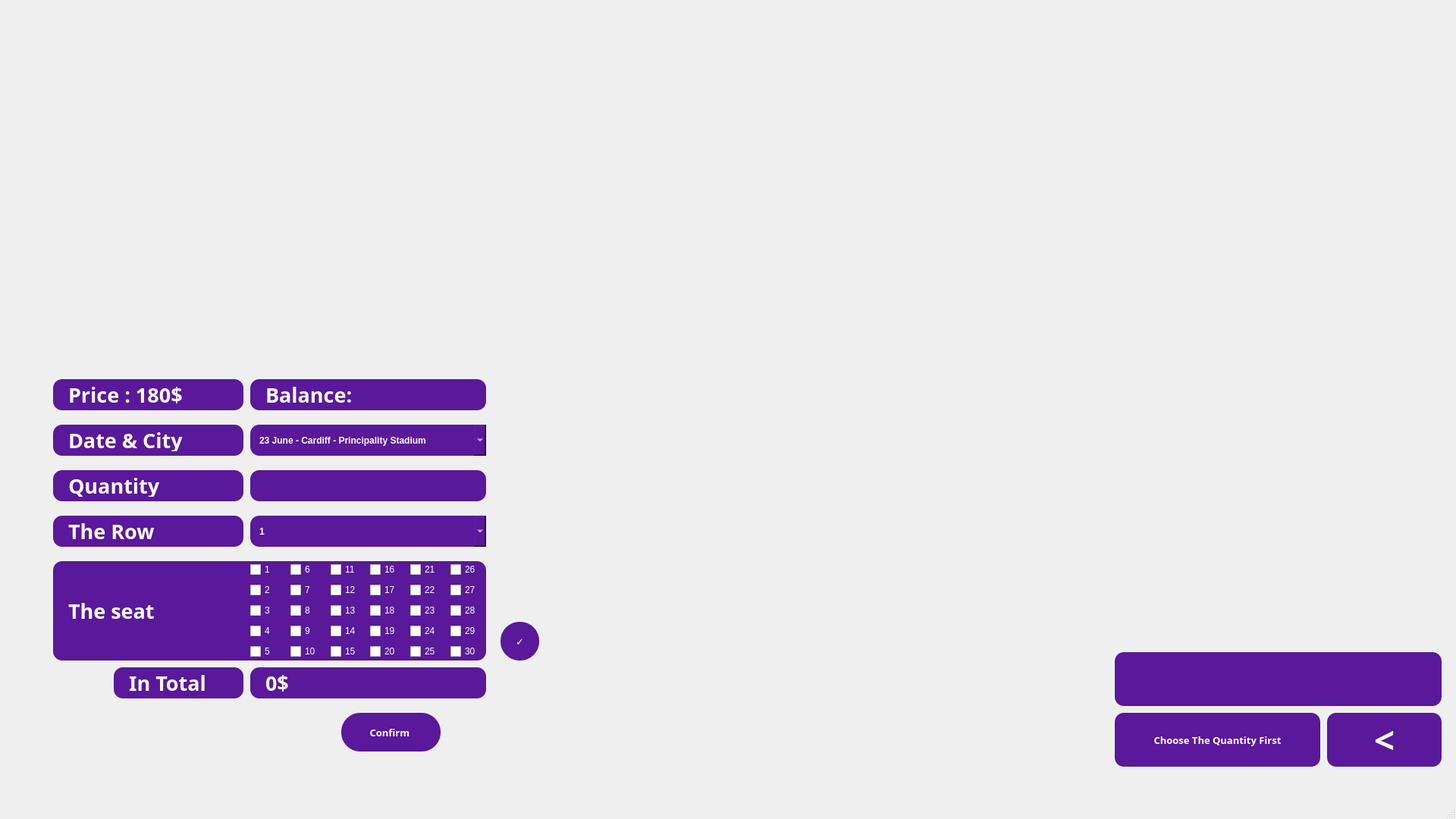
<?xml version="1.0" encoding="UTF-8"?>
<ui version="4.0">
 <class>LanaPage</class>
 <widget class="QMainWindow" name="LanaPage">
  <property name="geometry">
   <rect>
    <x>0</x>
    <y>0</y>
    <width>1920</width>
    <height>1080</height>
   </rect>
  </property>
  <property name="minimumSize">
   <size>
    <width>1920</width>
    <height>1080</height>
   </size>
  </property>
  <property name="maximumSize">
   <size>
    <width>1920</width>
    <height>1080</height>
   </size>
  </property>
  <property name="windowTitle">
   <string>MainWindow</string>
  </property>
  <widget class="QWidget" name="centralwidget">
   <widget class="QLabel" name="label">
    <property name="geometry">
     <rect>
      <x>0</x>
      <y>-40</y>
      <width>1920</width>
      <height>1080</height>
     </rect>
    </property>
    <property name="sizePolicy">
     <sizepolicy hsizetype="Preferred" vsizetype="Preferred">
      <horstretch>0</horstretch>
      <verstretch>0</verstretch>
     </sizepolicy>
    </property>
    <property name="minimumSize">
     <size>
      <width>1920</width>
      <height>1080</height>
     </size>
    </property>
    <property name="maximumSize">
     <size>
      <width>1920</width>
      <height>1080</height>
     </size>
    </property>
    <property name="text">
     <string/>
    </property>
    <property name="pixmap">
     <pixmap>LanaPage.png</pixmap>
    </property>
   </widget>
   <widget class="QPushButton" name="LanaBackBtn">
    <property name="geometry">
     <rect>
      <x>1750</x>
      <y>940</y>
      <width>151</width>
      <height>71</height>
     </rect>
    </property>
    <property name="font">
     <font>
      <family>Rockwell</family>
      <pointsize>36</pointsize>
      <weight>75</weight>
      <bold>true</bold>
     </font>
    </property>
    <property name="styleSheet">
     <string notr="true">
    background-color: #5A189A;
    color: white;
    border-radius: 12px;
    padding: 6px 12px;
    font-weight: bold;

</string>
    </property>
    <property name="text">
     <string>&lt;</string>
    </property>
   </widget>
   <widget class="QComboBox" name="DateLanaComboBox">
    <property name="geometry">
     <rect>
      <x>330</x>
      <y>560</y>
      <width>311</width>
      <height>41</height>
     </rect>
    </property>
    <property name="styleSheet">
     <string notr="true">
    background-color: #5A189A;
    color: white;
    border-radius: 12px;
    padding: 6px 12px;
    font-weight: bold;

</string>
    </property>
    <item>
     <property name="text">
      <string>23 June - Cardiff - Principality Stadium</string>
     </property>
    </item>
    <item>
     <property name="text">
      <string>26 June - Glasgow - Hampden Park</string>
     </property>
    </item>
    <item>
     <property name="text">
      <string>28 June - Liverpool - Anfield Stadium</string>
     </property>
    </item>
    <item>
     <property name="text">
      <string>30 June - Dublin - Aviva Stadium</string>
     </property>
    </item>
    <item>
     <property name="text">
      <string>3 July - London - Wembley Staidum</string>
     </property>
    </item>
    <item>
     <property name="text">
      <string>4 July - London - Wembley Staidum</string>
     </property>
    </item>
   </widget>
   <widget class="QLabel" name="LanaPriceLabel">
    <property name="geometry">
     <rect>
      <x>70</x>
      <y>500</y>
      <width>251</width>
      <height>41</height>
     </rect>
    </property>
    <property name="font">
     <font>
      <family>Rockwell</family>
      <pointsize>20</pointsize>
      <weight>75</weight>
      <bold>true</bold>
     </font>
    </property>
    <property name="styleSheet">
     <string notr="true">QLabel {
    background-color: #5A189A;
    color: white;
    border-radius: 12px;
    padding: 6px 12px;
    font-weight: bold;
}
</string>
    </property>
    <property name="text">
     <string>Price : 180$</string>
    </property>
   </widget>
   <widget class="QLabel" name="DateLanaLabel">
    <property name="geometry">
     <rect>
      <x>70</x>
      <y>560</y>
      <width>251</width>
      <height>41</height>
     </rect>
    </property>
    <property name="font">
     <font>
      <family>Rockwell</family>
      <pointsize>20</pointsize>
      <weight>75</weight>
      <bold>true</bold>
     </font>
    </property>
    <property name="styleSheet">
     <string notr="true">QLabel {
    background-color: #5A189A;
    color: white;
    border-radius: 12px;
    padding: 6px 12px;
    font-weight: bold;
}
</string>
    </property>
    <property name="text">
     <string>Date &amp; City</string>
    </property>
   </widget>
   <widget class="QLabel" name="QuantityLanaLabel">
    <property name="geometry">
     <rect>
      <x>70</x>
      <y>620</y>
      <width>251</width>
      <height>41</height>
     </rect>
    </property>
    <property name="font">
     <font>
      <family>Rockwell</family>
      <pointsize>20</pointsize>
      <weight>75</weight>
      <bold>true</bold>
     </font>
    </property>
    <property name="styleSheet">
     <string notr="true">QLabel {
    background-color: #5A189A;
    color: white;
    border-radius: 12px;
    padding: 6px 12px;
    font-weight: bold;
}
</string>
    </property>
    <property name="text">
     <string>Quantity</string>
    </property>
   </widget>
   <widget class="QPushButton" name="ConfirmLanaBtn">
    <property name="geometry">
     <rect>
      <x>450</x>
      <y>940</y>
      <width>131</width>
      <height>51</height>
     </rect>
    </property>
    <property name="font">
     <font>
      <family>Rockwell</family>
      <pointsize>10</pointsize>
      <weight>75</weight>
      <bold>true</bold>
     </font>
    </property>
    <property name="styleSheet">
     <string notr="true">
    background-color: #5A189A;
    color: white;
    border-radius: 25px;
    padding: 6px 12px;
    font-weight: bold;

</string>
    </property>
    <property name="text">
     <string>Confirm </string>
    </property>
   </widget>
   <widget class="QLabel" name="RowLanaLabel">
    <property name="geometry">
     <rect>
      <x>70</x>
      <y>680</y>
      <width>251</width>
      <height>41</height>
     </rect>
    </property>
    <property name="font">
     <font>
      <family>Rockwell</family>
      <pointsize>20</pointsize>
      <weight>75</weight>
      <bold>true</bold>
     </font>
    </property>
    <property name="styleSheet">
     <string notr="true">QLabel {
    background-color: #5A189A;
    color: white;
    border-radius: 12px;
    padding: 6px 12px;
    font-weight: bold;
}
</string>
    </property>
    <property name="text">
     <string>The Row</string>
    </property>
   </widget>
   <widget class="QLabel" name="SeatLanaLabel">
    <property name="geometry">
     <rect>
      <x>70</x>
      <y>740</y>
      <width>571</width>
      <height>131</height>
     </rect>
    </property>
    <property name="font">
     <font>
      <family>Rockwell</family>
      <pointsize>20</pointsize>
      <weight>75</weight>
      <bold>true</bold>
     </font>
    </property>
    <property name="styleSheet">
     <string notr="true">QLabel {
    background-color: #5A189A;
    color: white;
    border-radius: 12px;
    padding: 6px 12px;
    font-weight: bold;
}
</string>
    </property>
    <property name="text">
     <string>The seat</string>
    </property>
   </widget>
   <widget class="QComboBox" name="RowLanaComboBox">
    <property name="geometry">
     <rect>
      <x>330</x>
      <y>680</y>
      <width>311</width>
      <height>41</height>
     </rect>
    </property>
    <property name="styleSheet">
     <string notr="true">
    background-color: #5A189A;
    color: white;
    border-radius: 12px;
    padding: 6px 12px;
    font-weight: bold;

</string>
    </property>
    <item>
     <property name="text">
      <string>1</string>
     </property>
    </item>
    <item>
     <property name="text">
      <string>2</string>
     </property>
    </item>
    <item>
     <property name="text">
      <string>3</string>
     </property>
    </item>
    <item>
     <property name="text">
      <string>4</string>
     </property>
    </item>
    <item>
     <property name="text">
      <string>5</string>
     </property>
    </item>
    <item>
     <property name="text">
      <string>6</string>
     </property>
    </item>
    <item>
     <property name="text">
      <string>7</string>
     </property>
    </item>
    <item>
     <property name="text">
      <string>8</string>
     </property>
    </item>
    <item>
     <property name="text">
      <string>9</string>
     </property>
    </item>
    <item>
     <property name="text">
      <string>10</string>
     </property>
    </item>
    <item>
     <property name="text">
      <string>11</string>
     </property>
    </item>
    <item>
     <property name="text">
      <string>12</string>
     </property>
    </item>
    <item>
     <property name="text">
      <string>13</string>
     </property>
    </item>
    <item>
     <property name="text">
      <string>14</string>
     </property>
    </item>
    <item>
     <property name="text">
      <string>15</string>
     </property>
    </item>
    <item>
     <property name="text">
      <string>16</string>
     </property>
    </item>
    <item>
     <property name="text">
      <string>17</string>
     </property>
    </item>
    <item>
     <property name="text">
      <string>18</string>
     </property>
    </item>
    <item>
     <property name="text">
      <string>19</string>
     </property>
    </item>
    <item>
     <property name="text">
      <string>20</string>
     </property>
    </item>
    <item>
     <property name="text">
      <string>21</string>
     </property>
    </item>
    <item>
     <property name="text">
      <string>22</string>
     </property>
    </item>
    <item>
     <property name="text">
      <string>23</string>
     </property>
    </item>
    <item>
     <property name="text">
      <string>24</string>
     </property>
    </item>
    <item>
     <property name="text">
      <string>25</string>
     </property>
    </item>
    <item>
     <property name="text">
      <string>26</string>
     </property>
    </item>
    <item>
     <property name="text">
      <string>27</string>
     </property>
    </item>
    <item>
     <property name="text">
      <string>28</string>
     </property>
    </item>
    <item>
     <property name="text">
      <string>29</string>
     </property>
    </item>
    <item>
     <property name="text">
      <string>30</string>
     </property>
    </item>
   </widget>
   <widget class="QLabel" name="TotalLanaLabel">
    <property name="geometry">
     <rect>
      <x>150</x>
      <y>880</y>
      <width>171</width>
      <height>41</height>
     </rect>
    </property>
    <property name="font">
     <font>
      <family>Rockwell</family>
      <pointsize>20</pointsize>
      <weight>75</weight>
      <bold>true</bold>
     </font>
    </property>
    <property name="styleSheet">
     <string notr="true">QLabel {
    background-color: #5A189A;
    color: white;
    border-radius: 12px;
    padding: 6px 12px;
    font-weight: bold;
}
</string>
    </property>
    <property name="text">
     <string>In Total</string>
    </property>
   </widget>
   <widget class="QLabel" name="TotalLanaLabelValue">
    <property name="geometry">
     <rect>
      <x>330</x>
      <y>880</y>
      <width>311</width>
      <height>41</height>
     </rect>
    </property>
    <property name="font">
     <font>
      <family>Rockwell</family>
      <pointsize>20</pointsize>
      <weight>75</weight>
      <bold>true</bold>
     </font>
    </property>
    <property name="styleSheet">
     <string notr="true">QLabel {
    background-color: #5A189A;
    color: white;
    border-radius: 12px;
    padding: 6px 12px;
    font-weight: bold;
}
</string>
    </property>
    <property name="text">
     <string>0$</string>
    </property>
   </widget>
   <widget class="QPushButton" name="PayLanaBtn">
    <property name="enabled">
     <bool>false</bool>
    </property>
    <property name="geometry">
     <rect>
      <x>1470</x>
      <y>940</y>
      <width>271</width>
      <height>71</height>
     </rect>
    </property>
    <property name="font">
     <font>
      <family>Rockwell</family>
      <pointsize>10</pointsize>
      <weight>75</weight>
      <bold>true</bold>
     </font>
    </property>
    <property name="styleSheet">
     <string notr="true">
    background-color: #5A189A;
    color: white;
    border-radius: 12px;
    padding: 6px 12px;
    font-weight: bold;

</string>
    </property>
    <property name="text">
     <string>Choose The Quantity First</string>
    </property>
   </widget>
   <widget class="QLineEdit" name="lineEdit">
    <property name="geometry">
     <rect>
      <x>330</x>
      <y>620</y>
      <width>311</width>
      <height>41</height>
     </rect>
    </property>
    <property name="styleSheet">
     <string notr="true">
    background-color: #5A189A;
    color: white;
    border-radius: 12px;
    padding: 6px 12px;
    font-weight: bold;
</string>
    </property>
   </widget>
   <widget class="QLabel" name="LanaBalanceLabel">
    <property name="geometry">
     <rect>
      <x>330</x>
      <y>500</y>
      <width>311</width>
      <height>41</height>
     </rect>
    </property>
    <property name="font">
     <font>
      <family>Rockwell</family>
      <pointsize>20</pointsize>
      <weight>75</weight>
      <bold>true</bold>
     </font>
    </property>
    <property name="styleSheet">
     <string notr="true">QLabel {
    background-color: #5A189A;
    color: white;
    border-radius: 12px;
    padding: 6px 12px;
    font-weight: bold;
}
</string>
    </property>
    <property name="text">
     <string>Balance:</string>
    </property>
   </widget>
   <widget class="QWidget" name="gridLayoutWidget">
    <property name="geometry">
     <rect>
      <x>330</x>
      <y>740</y>
      <width>311</width>
      <height>130</height>
     </rect>
    </property>
    <layout class="QGridLayout" name="SeatLayout">
     <item row="0" column="5">
      <widget class="QCheckBox" name="checkBox26">
       <property name="styleSheet">
        <string notr="true">color: rgb(255, 255, 255);</string>
       </property>
       <property name="text">
        <string>26</string>
       </property>
      </widget>
     </item>
     <item row="3" column="5">
      <widget class="QCheckBox" name="checkBox29">
       <property name="styleSheet">
        <string notr="true">color: rgb(255, 255, 255);</string>
       </property>
       <property name="text">
        <string>29</string>
       </property>
      </widget>
     </item>
     <item row="3" column="3">
      <widget class="QCheckBox" name="checkBox19">
       <property name="styleSheet">
        <string notr="true">color: rgb(255, 255, 255);</string>
       </property>
       <property name="text">
        <string>19</string>
       </property>
      </widget>
     </item>
     <item row="3" column="1">
      <widget class="QCheckBox" name="checkBox9">
       <property name="styleSheet">
        <string notr="true">color: rgb(255, 255, 255);</string>
       </property>
       <property name="text">
        <string>9</string>
       </property>
      </widget>
     </item>
     <item row="3" column="4">
      <widget class="QCheckBox" name="checkBox24">
       <property name="styleSheet">
        <string notr="true">color: rgb(255, 255, 255);</string>
       </property>
       <property name="text">
        <string>24</string>
       </property>
      </widget>
     </item>
     <item row="0" column="1">
      <widget class="QCheckBox" name="checkBox6">
       <property name="styleSheet">
        <string notr="true">color: rgb(255, 255, 255);</string>
       </property>
       <property name="text">
        <string>6</string>
       </property>
      </widget>
     </item>
     <item row="1" column="4">
      <widget class="QCheckBox" name="checkBox22">
       <property name="styleSheet">
        <string notr="true">color: rgb(255, 255, 255);</string>
       </property>
       <property name="text">
        <string>22</string>
       </property>
      </widget>
     </item>
     <item row="2" column="5">
      <widget class="QCheckBox" name="checkBox28">
       <property name="styleSheet">
        <string notr="true">color: rgb(255, 255, 255);</string>
       </property>
       <property name="text">
        <string>28</string>
       </property>
      </widget>
     </item>
     <item row="1" column="3">
      <widget class="QCheckBox" name="checkBox17">
       <property name="styleSheet">
        <string notr="true">color: rgb(255, 255, 255);</string>
       </property>
       <property name="text">
        <string>17</string>
       </property>
      </widget>
     </item>
     <item row="0" column="4">
      <widget class="QCheckBox" name="checkBox21">
       <property name="styleSheet">
        <string notr="true">color: rgb(255, 255, 255);</string>
       </property>
       <property name="text">
        <string>21</string>
       </property>
      </widget>
     </item>
     <item row="2" column="2">
      <widget class="QCheckBox" name="checkBox13">
       <property name="styleSheet">
        <string notr="true">color: rgb(255, 255, 255);</string>
       </property>
       <property name="text">
        <string>13</string>
       </property>
      </widget>
     </item>
     <item row="4" column="5">
      <widget class="QCheckBox" name="checkBox30">
       <property name="styleSheet">
        <string notr="true">color: rgb(255, 255, 255);</string>
       </property>
       <property name="text">
        <string>30</string>
       </property>
      </widget>
     </item>
     <item row="0" column="2">
      <widget class="QCheckBox" name="checkBox11">
       <property name="styleSheet">
        <string notr="true">color: rgb(255, 255, 255);</string>
       </property>
       <property name="text">
        <string>11</string>
       </property>
      </widget>
     </item>
     <item row="4" column="2">
      <widget class="QCheckBox" name="checkBox15">
       <property name="styleSheet">
        <string notr="true">color: rgb(255, 255, 255);</string>
       </property>
       <property name="text">
        <string>15</string>
       </property>
      </widget>
     </item>
     <item row="0" column="3">
      <widget class="QCheckBox" name="checkBox16">
       <property name="styleSheet">
        <string notr="true">color: rgb(255, 255, 255);</string>
       </property>
       <property name="text">
        <string>16</string>
       </property>
      </widget>
     </item>
     <item row="2" column="4">
      <widget class="QCheckBox" name="checkBox23">
       <property name="styleSheet">
        <string notr="true">color: rgb(255, 255, 255);</string>
       </property>
       <property name="text">
        <string>23</string>
       </property>
      </widget>
     </item>
     <item row="0" column="0">
      <widget class="QCheckBox" name="checkBox1">
       <property name="styleSheet">
        <string notr="true">color: rgb(255, 255, 255);</string>
       </property>
       <property name="text">
        <string>1</string>
       </property>
      </widget>
     </item>
     <item row="2" column="0">
      <widget class="QCheckBox" name="checkBox3">
       <property name="styleSheet">
        <string notr="true">color: rgb(255, 255, 255);</string>
       </property>
       <property name="text">
        <string>3</string>
       </property>
      </widget>
     </item>
     <item row="4" column="3">
      <widget class="QCheckBox" name="checkBox20">
       <property name="styleSheet">
        <string notr="true">color: rgb(255, 255, 255);</string>
       </property>
       <property name="text">
        <string>20</string>
       </property>
      </widget>
     </item>
     <item row="2" column="3">
      <widget class="QCheckBox" name="checkBox18">
       <property name="styleSheet">
        <string notr="true">color: rgb(255, 255, 255);</string>
       </property>
       <property name="text">
        <string>18</string>
       </property>
      </widget>
     </item>
     <item row="1" column="0">
      <widget class="QCheckBox" name="checkBox2">
       <property name="styleSheet">
        <string notr="true">color: rgb(255, 255, 255);</string>
       </property>
       <property name="text">
        <string>2</string>
       </property>
      </widget>
     </item>
     <item row="1" column="5">
      <widget class="QCheckBox" name="checkBox27">
       <property name="styleSheet">
        <string notr="true">color: rgb(255, 255, 255);</string>
       </property>
       <property name="text">
        <string>27</string>
       </property>
      </widget>
     </item>
     <item row="3" column="0">
      <widget class="QCheckBox" name="checkBox4">
       <property name="styleSheet">
        <string notr="true">color: rgb(255, 255, 255);</string>
       </property>
       <property name="text">
        <string>4</string>
       </property>
      </widget>
     </item>
     <item row="4" column="1">
      <widget class="QCheckBox" name="checkBox10">
       <property name="styleSheet">
        <string notr="true">color: rgb(255, 255, 255);</string>
       </property>
       <property name="text">
        <string>10</string>
       </property>
      </widget>
     </item>
     <item row="3" column="2">
      <widget class="QCheckBox" name="checkBox14">
       <property name="styleSheet">
        <string notr="true">color: rgb(255, 255, 255);</string>
       </property>
       <property name="text">
        <string>14</string>
       </property>
      </widget>
     </item>
     <item row="1" column="2">
      <widget class="QCheckBox" name="checkBox12">
       <property name="styleSheet">
        <string notr="true">color: rgb(255, 255, 255);</string>
       </property>
       <property name="text">
        <string>12</string>
       </property>
      </widget>
     </item>
     <item row="4" column="0">
      <widget class="QCheckBox" name="checkBox5">
       <property name="styleSheet">
        <string notr="true">color: rgb(255, 255, 255);</string>
       </property>
       <property name="text">
        <string>5</string>
       </property>
      </widget>
     </item>
     <item row="1" column="1">
      <widget class="QCheckBox" name="checkBox7">
       <property name="styleSheet">
        <string notr="true">color: rgb(255, 255, 255);</string>
       </property>
       <property name="text">
        <string>7</string>
       </property>
      </widget>
     </item>
     <item row="2" column="1">
      <widget class="QCheckBox" name="checkBox8">
       <property name="styleSheet">
        <string notr="true">color: rgb(255, 255, 255);</string>
       </property>
       <property name="text">
        <string>8</string>
       </property>
      </widget>
     </item>
     <item row="4" column="4">
      <widget class="QCheckBox" name="checkBox25">
       <property name="styleSheet">
        <string notr="true">color: rgb(255, 255, 255);</string>
       </property>
       <property name="text">
        <string>25</string>
       </property>
      </widget>
     </item>
    </layout>
    <zorder>checkBox26</zorder>
    <zorder>checkBox4</zorder>
    <zorder>checkBox14</zorder>
    <zorder>checkBox3</zorder>
    <zorder>checkBox21</zorder>
    <zorder>checkBox17</zorder>
    <zorder>checkBox11</zorder>
    <zorder>checkBox10</zorder>
    <zorder>checkBox9</zorder>
    <zorder>checkBox2</zorder>
    <zorder>checkBox27</zorder>
    <zorder>checkBox29</zorder>
    <zorder>checkBox19</zorder>
    <zorder>checkBox24</zorder>
    <zorder>checkBox6</zorder>
    <zorder>checkBox13</zorder>
    <zorder>checkBox30</zorder>
    <zorder>checkBox22</zorder>
    <zorder>checkBox28</zorder>
    <zorder>checkBox18</zorder>
    <zorder>checkBox15</zorder>
    <zorder>checkBox8</zorder>
    <zorder>checkBox1</zorder>
    <zorder>checkBox16</zorder>
    <zorder>checkBox23</zorder>
    <zorder>checkBox20</zorder>
    <zorder>checkBox12</zorder>
    <zorder>checkBox5</zorder>
    <zorder>checkBox7</zorder>
    <zorder>checkBox25</zorder>
   </widget>
   <widget class="QPushButton" name="QuantityCheckBtn">
    <property name="geometry">
     <rect>
      <x>660</x>
      <y>820</y>
      <width>51</width>
      <height>51</height>
     </rect>
    </property>
    <property name="font">
     <font>
      <family>Rockwell</family>
      <pointsize>10</pointsize>
      <weight>75</weight>
      <bold>true</bold>
     </font>
    </property>
    <property name="styleSheet">
     <string notr="true">
    background-color: #5A189A;
    color: white;
    border-radius: 25px;
    padding: 6px 12px;
    font-weight: bold;

</string>
    </property>
    <property name="text">
     <string>✓</string>
    </property>
   </widget>
   <widget class="QLabel" name="BalanceNotEnoughMessage">
    <property name="enabled">
     <bool>false</bool>
    </property>
    <property name="geometry">
     <rect>
      <x>1470</x>
      <y>860</y>
      <width>431</width>
      <height>71</height>
     </rect>
    </property>
    <property name="font">
     <font>
      <family>Rockwell</family>
      <pointsize>10</pointsize>
      <weight>75</weight>
      <bold>true</bold>
     </font>
    </property>
    <property name="styleSheet">
     <string notr="true">QLabel {
    background-color: #5A189A;
    color: white;
    border-radius: 12px;
    padding: 6px 12px;
    font-weight: bold;
}
</string>
    </property>
    <property name="text">
     <string/>
    </property>
   </widget>
  </widget>
  <widget class="QMenuBar" name="menubar">
   <property name="geometry">
    <rect>
     <x>0</x>
     <y>0</y>
     <width>1920</width>
     <height>26</height>
    </rect>
   </property>
  </widget>
  <widget class="QStatusBar" name="statusbar"/>
 </widget>
 <resources/>
 <connections/>
</ui>
